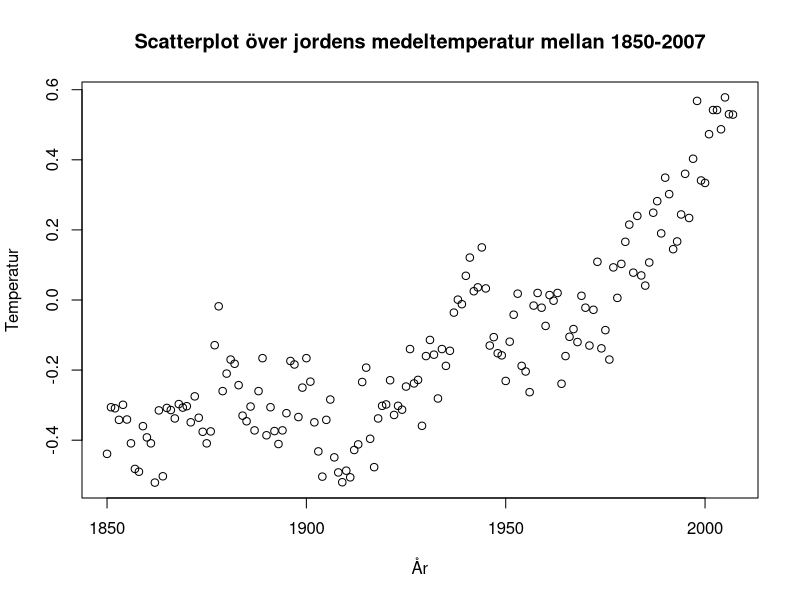
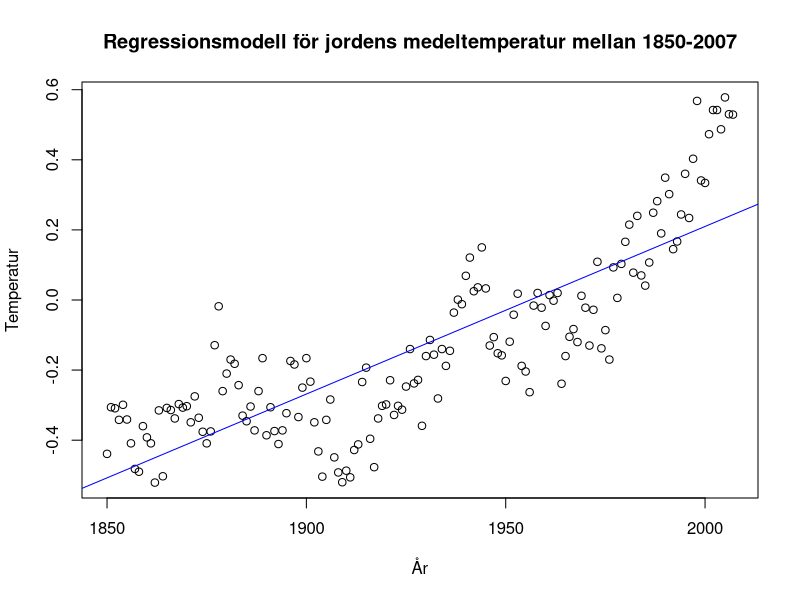
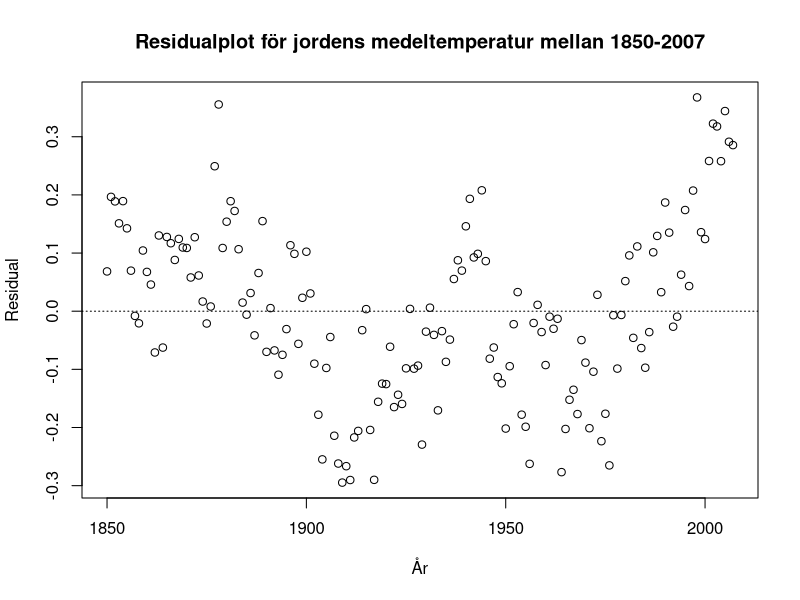
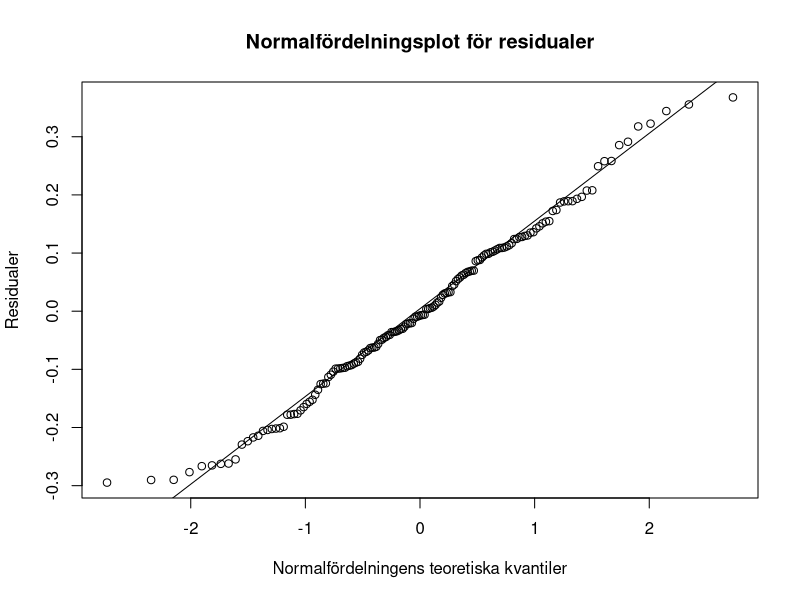
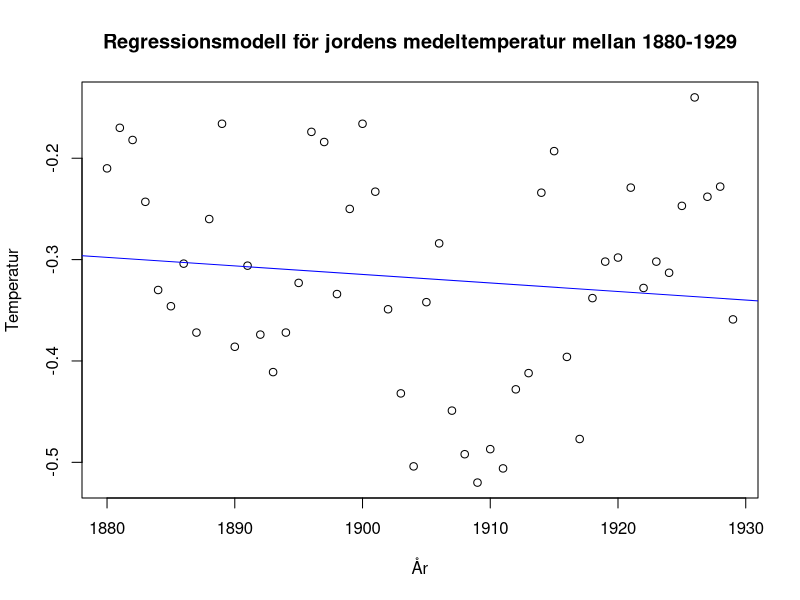
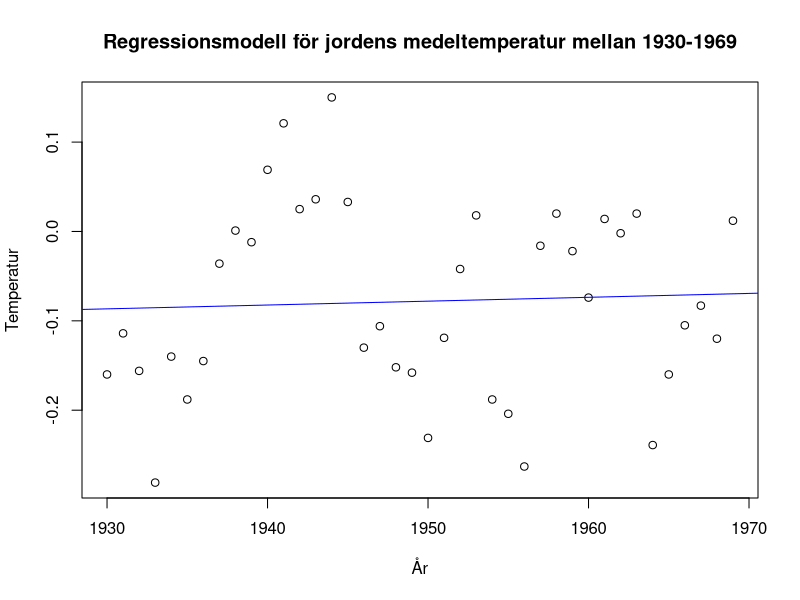
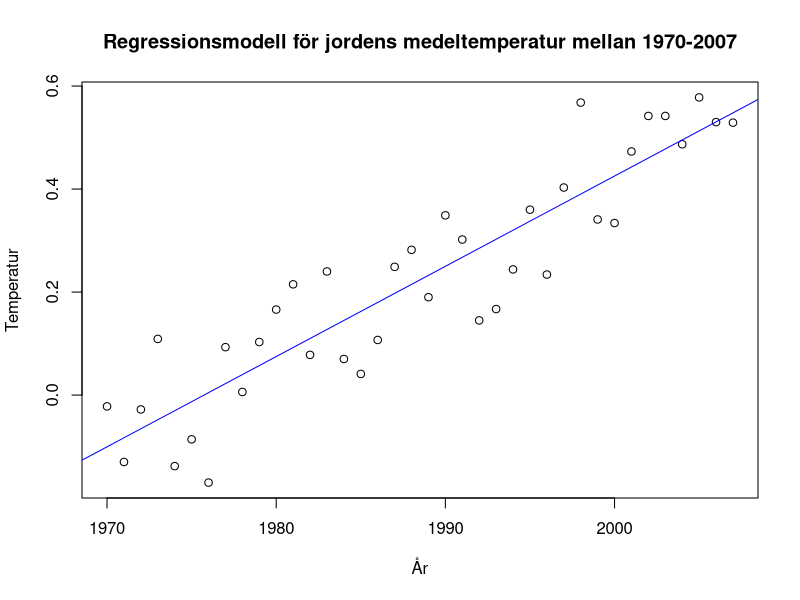

Here is the R script that generated these plots, in order:
## ---- chunk 1
df <- read.csv("temperatur.csv", header = TRUE)
plot(df$år, df$temperatur, xlab = "År", ylab = "Temperatur",main = 'Scatterplot över jordens medeltemperatur mellan 1850-2007')
## ---- chunk 2
df <- read.csv("temperatur.csv", header = TRUE)
modell <- lm(temperatur ~ år, data = df)
summary(modell)
plot(df$år, df$temperatur, xlab = "År", ylab = "Temperatur",main = 'Regressionsmodell för jordens medeltemperatur mellan 1850-2007')
abline(modell, col = "blue")
## ---- chunk 3
residual <- modell$residuals
plot(df$år, residual, xlab ="År", ylab="Residual", main = 'Residualplot för jordens medeltemperatur mellan 1850-2007')
abline(a = 0, b = 0, lty = "dotted")
qqnorm(residual,main = 'Normalfördelningsplot för residualer',xlab = 'Normalfördelningens teoretiska kvantiler', ylab = 'Residualer')
qqline(residual)
## ---- chunk 4
df1 <- subset(df, år >= 1880 & år <=1929)
#plot(df1$år, df1$temperatur, xlab = "År", ylab = "Temperatur")
modell1 <- lm(temperatur ~ år, data = df1)
summary(modell1)
plot(df1$år, df1$temperatur, xlab = "År", ylab = "Temperatur",main = 'Regressionsmodell för jordens medeltemperatur mellan 1880-1929')
abline(modell1, col = "blue")
## ---- chunk 5
df2 <- subset(df, år >= 1930 & år <=1969)
modell2 <- lm(temperatur ~  år, data = df2)
summary(modell2)
plot(df2$år, df2$temperatur, xlab = "År", ylab = "Temperatur",main = 'Regressionsmodell för jordens medeltemperatur mellan 1930-1969')
abline(modell2, col = "blue")
## ---- chunk 6
df3 <- subset(df, år >= 1970 & år <=2007)
modell3 <- lm(temperatur ~ år, data = df3)
summary(modell3)
plot(df3$år, df3$temperatur, xlab = "År", ylab = "Temperatur",main = 'Regressionsmodell för jordens medeltemperatur mellan 1970-2007')
abline(modell3, col = "blue")
## ---- chunk 7
p_value <- summary(modell3)$coefficients[2, 4]
print(p_value)
if (p_value < 0.05) {
  print("Nollhypotesen förkastas. Det finns en positiv trend.")
} else {
  print("Nollhypotesen kan inte förkastas. Ingen signifikant trend observeras.")
}
## ---- chunk 8
df_test <- read.csv("temperatur_test.csv", header = TRUE)
